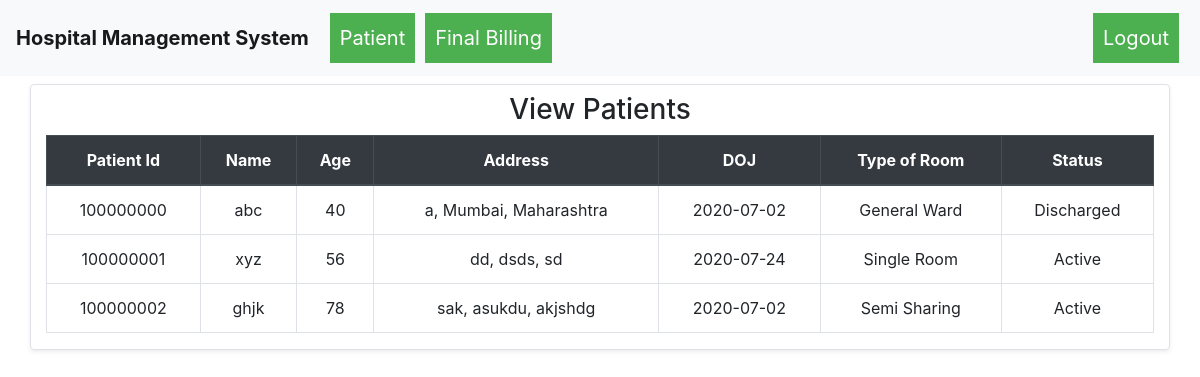
The app's page /patient_list (signed in), older data.
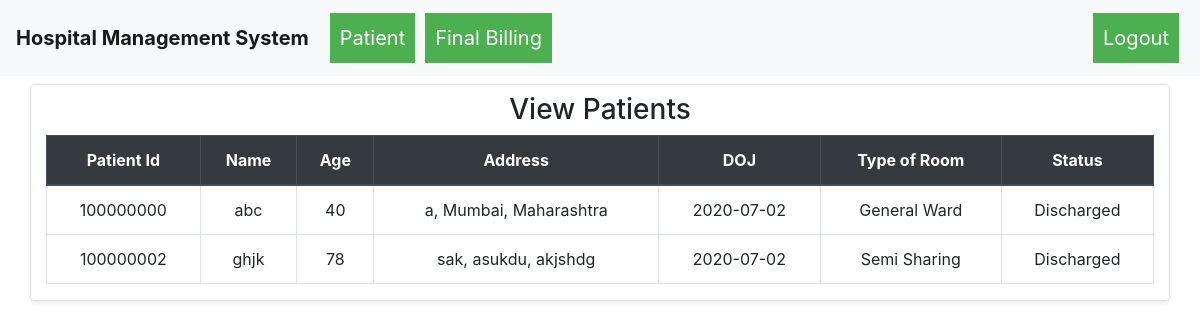
The same page, newer data.
### hospital_management_system/models.py (models this page shows)
class Patient(db.Model):
    __table_args__ = {'sqlite_autoincrement': True}
    id = db.Column(db.Integer, primary_key=True)
    ssid = db.Column(db.String(250), unique=True, nullable=False)
    name = db.Column(db.String(80), nullable=False)
    age = db.Column(db.Integer, nullable=False)
    date_of_admission = db.Column(db.Date, nullable=False)
    type_of_bed = db.Column(db.String(80), nullable=False)
    address = db.Column(db.String(250), nullable=False)
    city = db.Column(db.String(250), nullable=False)
    state = db.Column(db.String(250), nullable=False)
    status = db.Column(db.String(100), nullable=False)

### hospital_management_system/routes.py (the view)
@app.route("/patient_list")
def patient_list():
    if not session.get("username"):
        return redirect("/")
    if session.get("username") != "admin":
        return redirect("/")
    patients = Patient.query.all()
    return render_template("patient_list.html", patient="active", patients=patients, username=session.get("username"))

### hospital_management_system/templates/patient_list.html (shortened to what this page needs)
{% extends "base.html" %}
{% block body %}
    <div class="container">
        <div class="row">
            <div class="col-md-12 shadow-sm rounded border mt-2">
                <h3 class="text-center my-2">View Patients</h3>
                <table class="table table-bordered table-hover">
                    <thead class="thead-dark">
                        <tr>
                            <th class="text-center">Patient Id</th>
                            <th class="text-center">Name</th>
                            <th class="text-center">Age</th>
                            <th class="text-center">Address</th>
                            <th class="text-center">DOJ</th>
                            <th class="text-center">Type of Room</th>
                            <th class="text-center">Status</th>
                        </tr>
                    </thead>
                    <tbody>
                        {% for i in patients %}
                            <tr>
                                <td class="text-center">{{i.id}}</td>
                                <td class="text-center">{{i.name}}</td>
                                <td class="text-center">{{i.age}}</td>
                                <td class="text-center">{{i.address}}, {{i.city}}, {{i.state}}</td>
                                <td class="text-center">{{i.date_of_admission}}</td>
                                <td class="text-center">{{i.type_of_bed}}</td>
                                <td class="text-center">{{i.status}}</td>
                            </tr>
                        {% endfor %}
                    </tbody>
                </table>
            </div>
        </div>
    </div>
{% endblock %}

Row changes from the older to the newer data that the page shows:
removed Patient: id "100000001", name "xyz", age "56", address "dd", city "dsds", state "sd", date_of_admission "2020-07-24", type_of_bed "Single Room", status "Active"
changed Patient "ghjk": status "Active" → "Discharged"
